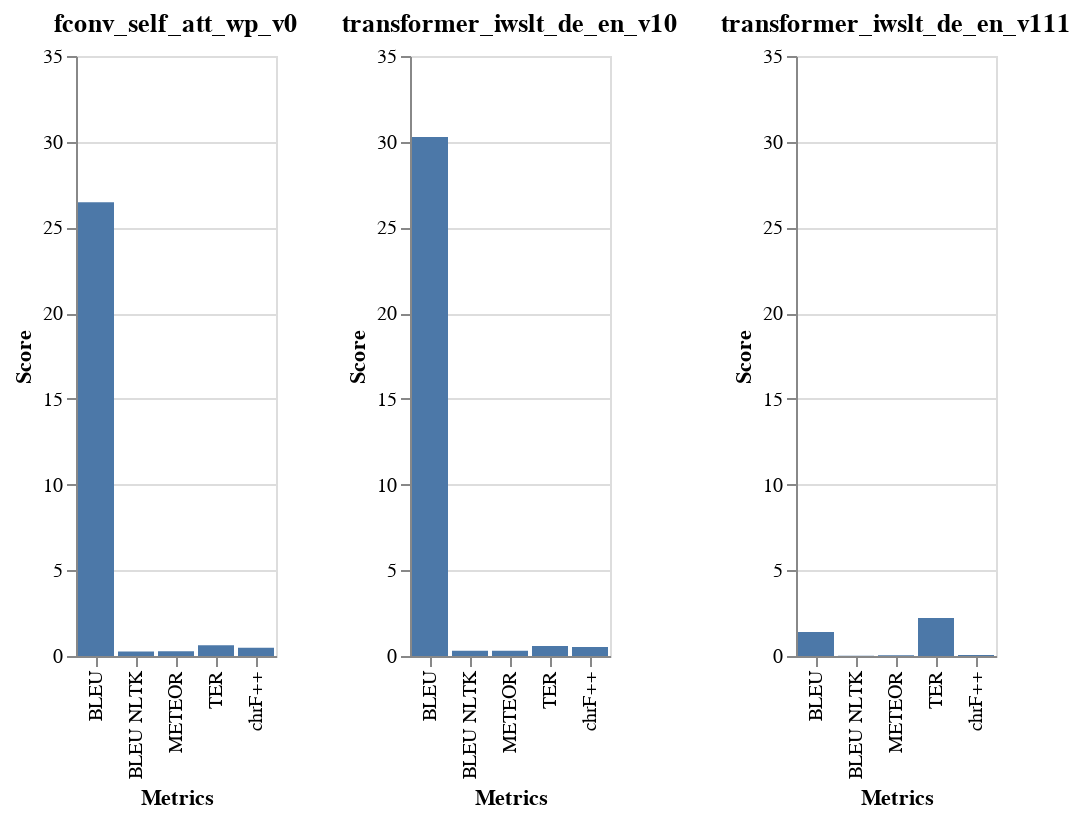

Source (notebook cell):
### Code cell
multiples = alt.hconcat()
for graph in graphs:
  multiples |= graph 

multiples = multiples.resolve_scale(
    y='shared'
)

multiples

### Figure 1 — Vega-Lite specification as saved in the notebook (floating-point values rounded to 4 significant figures)
{"config": {"view": {"continuousWidth": 400, "continuousHeight": 300}}, "hconcat": [{"mark": "bar", "encoding": {"x": {"type": "nominal", "field": "a", "title": "Metrics"}, "y": {"type": "quantitative", "field": "b", "title": "Score"}}, "title": "fconv_self_att_wp_v0"}, {"data": {"name": "data-2dd0e6fcd738e53b5d97c087e4284c9b"}, "mark": "bar", "encoding": {"x": {"type": "nominal", "field": "a", "title": "Metrics"}, "y": {"type": "quantitative", "field": "b", "title": "Score"}}, "title": "transformer_iwslt_de_en_v10"}, {"data": {"name": "data-16909ab804c937aba75128e062adbed7"}, "mark": "bar", "encoding": {"x": {"type": "nominal", "field": "a", "title": "Metrics"}, "y": {"type": "quantitative", "field": "b", "title": "Score"}}, "title": "transformer_iwslt_de_en_v111"}], "data": {"name": "data-7f4073dceb59daf5d1c014d8d60d1cbc"}, "resolve": {"scale": {"y": "shared"}}, "$schema": "https://vega.github.io/schema/vega-lite/v4.8.1.json", "datasets": {"data-7f4073dceb59daf5d1c014d8d60d1cbc": [{"a": "BLEU", "b": 26.47}, {"a": "BLEU NLTK", "b": 0.26}, {"a": "METEOR", "b": 0.28}, {"a": "chrF++", "b": 0.48}, {"a": "TER", "b": 0.63}], "data-2dd0e6fcd738e53b5d97c087e4284c9b": [{"a": "BLEU", "b": 30.28}, {"a": "BLEU NLTK", "b": 0.3}, {"a": "METEOR", "b": 0.31}, {"a": "chrF++", "b": 0.53}, {"a": "TER", "b": 0.59}], "data-16909ab804c937aba75128e062adbed7": [{"a": "BLEU", "b": 1.4}, {"a": "BLEU NLTK", "b": 0.01}, {"a": "METEOR", "b": 0.04}, {"a": "chrF++", "b": 0.06}, {"a": "TER", "b": 2.21}]}}
